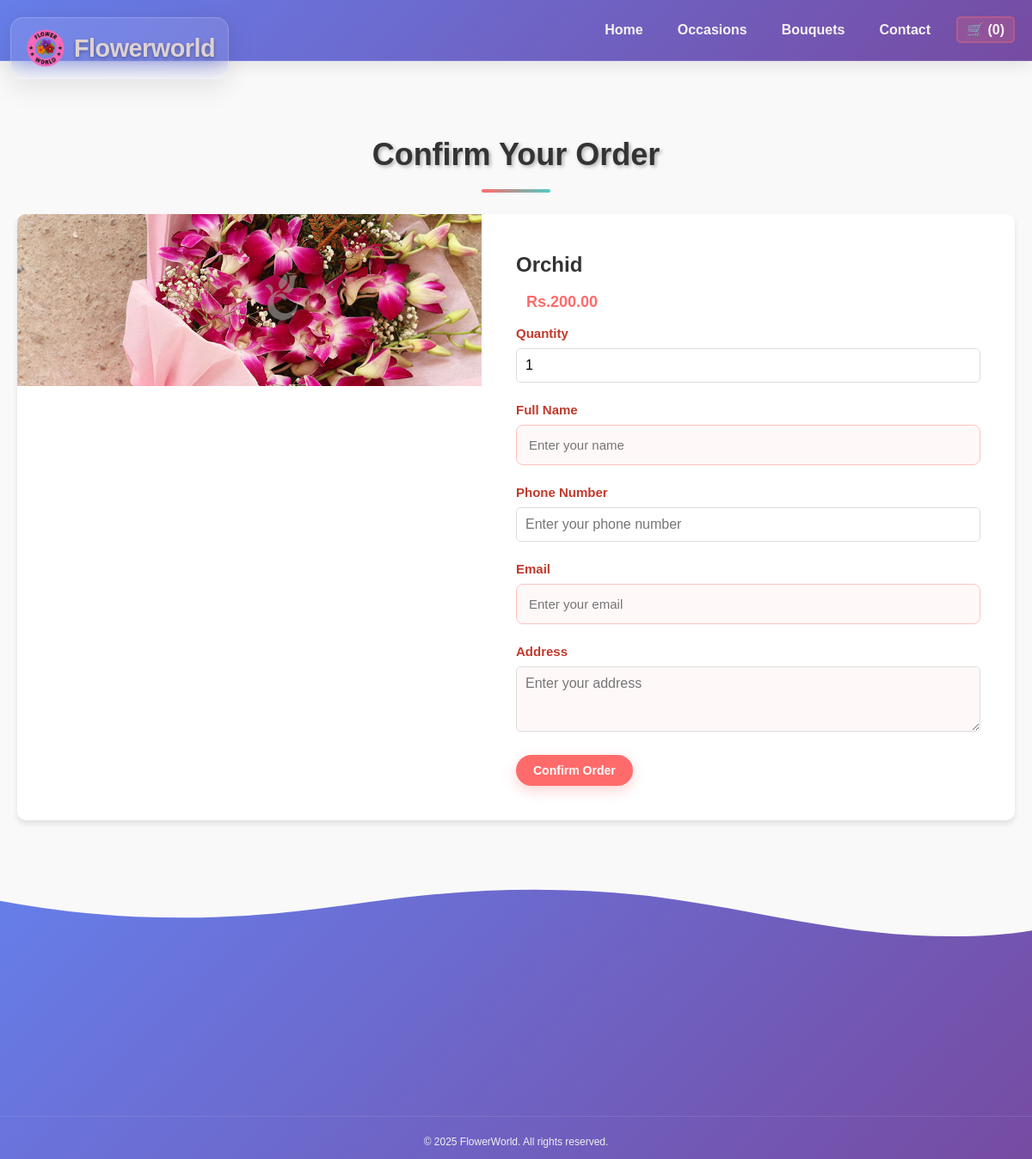
The page /order.php?flower_id=2 on the database its author committed.
### tables this page shows
CREATE TABLE `tbl_flower` (
  `id` int(10) UNSIGNED NOT NULL,
  `title` varchar(100) NOT NULL,
  `description` text NOT NULL,
  `price` decimal(10,2) NOT NULL,
  `image_name` varchar(255) NOT NULL,
  `category_id` int(10) UNSIGNED NOT NULL,
  `featured` varchar(10) NOT NULL,
  `active` varchar(10) NOT NULL
);

### order.php (the view, shortened to what this page needs)
<?php
include('partials-front/menu.php');
if(isset($_GET['flower_id'])) {
    $flower_id = $_GET['flower_id'];
    $sql = "SELECT * FROM tbl_flower WHERE id=$flower_id";
    $res = mysqli_query($conn, $sql);
    $count = mysqli_num_rows($res);
    if($count==1) {
        $row = mysqli_fetch_assoc($res);
        $title = $row['title'];
        $price = $row['price'];
        $image_name = $row['image_name'];
    } else {
        header('location:'.SITEURL);
        exit();
    }
} else {
    header('location:'.SITEURL);
    exit();
}
?>
<!DOCTYPE html>
<html lang="en">
<head>
    <link rel="stylesheet" href="css/styles.css">
    <link rel="stylesheet" href="https://cdnjs.cloudflare.com/ajax/libs/font-awesome/6.0.0-beta3/css/all.min.css">
    <link rel="stylesheet" href="https://cdnjs.cloudflare.com/ajax/libs/aos/2.3.4/aos.css">
</head>
<body>
<header class="main-header">
    <div class="container header-container">
        <div class="logo-container">
            <h1 class="logo">
                 <img src="images/home/logo1.png" alt="Flowerworld Logo" style="height: 50px; vertical-align: middle;"> Flowerworld
            </h1>
        </div>
        <nav>
            <ul>
                <li><a href="index.php">Home</a></li>
                <li><a href="categories.php">Occasions</a></li>
                <li><a href="flower.php">Bouquets</a></li>
                <li><a href="contact.php">Contact</a></li>
                <li><a href="cart.php">🛒 (<?php echo isset($_SESSION['cart']) ? count($_SESSION['cart']) : 0; ?>)</a></li>
            </ul>
        </nav>
    </div>
</header>
   <section class="order-section">
    <div class="container">
        <h2 class="section-title">Confirm Your Order</h2>
        <div class="order-container">
            <div class="flower-image" data-aos="fade-right">
                <?php
                if($image_name == "") {
                    echo "<div class='error'>Image not Available.</div>";
                } else {
                    ?>
                    <img src="<?php echo SITEURL; ?>images/flower/<?php echo $image_name; ?>" alt="<?php echo $title; ?>">
                    <?php
                }
                ?>
            </div>
            <div class="order-details" data-aos="fade-left">
                <h3><?php echo $title; ?></h3>
                <p class="flower-price">Rs.<?php echo $price; ?></p>
                <form action="" method="POST" class="order-form">
                    <div class="form-group">
                        <label for="qty">Quantity</label>
                        <input type="number" id="qty" name="qty" value="1" min="1" required>
                    </div>
                    <div class="form-group">
                        <label for="full-name">Full Name</label>
                        <input type="text" id="full-name" name="full-name" placeholder="Enter your name" required>
                    </div>
                    <div class="form-group">
                        <label for="contact">Phone Number</label>
                        <input type="tel" id="contact" name="contact" placeholder="Enter your phone number" required>
                    </div>
                    <div class="form-group">
                        <label for="email">Email</label>
                        <input type="email" id="email" name="email" placeholder="Enter your email" required>
                    </div>
                    <div class="form-group">
                        <label for="address">Address</label>
                        <textarea id="address" name="address" rows="3" placeholder="Enter your address" required></textarea>
                    </div>
                    <button type="submit" name="submit" class="btn btn-primary">Confirm Order</button>
                </form>
            </div>
        </div>
    </div>
</section>
    <?php include('partials-front/footer.php'); ?>
</body>
</html>

### partials-front/css/styles.css (style rules this page uses)
body { font-family: 'Poppins', sans-serif; line-height: 1.6; margin: 0; padding: 0; background: linear-gradient(135deg, #ffeaea 0%, #ffffff 100%); }
.container { max-width: 1200px; margin: 0 auto; padding: 0 20px; }
.main-header { background: linear-gradient(135deg, #667eea 0%, #764ba2 100%); box-shadow: 0 4px 20px rgba(0, 0, 0, 0.1); position: sticky; top: 0; z-index: 1000; backdrop-filter: blur(10px); border-bottom: 1px solid rgba(255, 255, 255, 0.1); }
.header-container { display: flex; justify-content: flex-end; align-items: center; padding: 1rem 20px; min-height: 70px }
.logo-container { position: fixed; top: 20px; left: 20px; z-index: 1001; background: rgba(255, 255, 255, 0.1); backdrop-filter: blur(15px); border-radius: 15px; padding: 10px 15px; border: 1px solid rgba(255, 255, 255, 0.2); box-shadow: 0 8px 32px rgba(0, 0, 0, 0.1); margin-left: -8px; }
.logo { font-size: 1.8rem; font-weight: 700; color: rgb(221, 210, 210); margin: 0; display: flex; align-items: center; gap: 0.5rem; text-shadow: 0 2px 4px rgba(0, 0, 0, 0.3); letter-spacing: -0.5px; }
nav ul { list-style-type: none; padding: 0; margin: 0; display: flex; }
nav ul li { margin-right: 20px; }
nav ul li:last-child { margin-right: 0; }
nav ul li a { color: rgb(246, 242, 242); text-decoration: none; font-weight: 600; transition: color 0.3s ease; font-size: 16px; padding: 5px 10px; border-radius: 5px; }
nav a[href="cart.php"] { background: rgba(255, 107, 107, 0.2); border: 2px solid rgba(255, 107, 107, 0.3); font-weight: 600; position: relative; }
.section-title { text-align: center; font-size: 3.5rem; font-weight: 700; color: #fff; margin-bottom: 3rem; text-shadow: 2px 2px 4px rgba(0, 0, 0, 0.3); position: relative; }
.section-title::after { content: ''; position: absolute; bottom: -15px; left: 50%; transform: translateX(-50%); width: 80px; height: 4px; background: linear-gradient(90deg, #ff6b6b, #4ecdc4); border-radius: 2px; }
.flower-price { padding: 0 12px; font-size: 16px; color: #ff6b6b; font-weight: 600; }
.btn { display: inline-block; padding: 8px 16px; background-color: #ff6b6b; color: white; text-decoration: none; border-radius: 5px; transition: background-color 0.3s ease; font-weight: 600; font-size: 14px; text-align: center; }
.section-title { text-align: center; font-size: 36px; margin-bottom: 40px; color: #333; }
.flower-price { font-size: 18px; color: #ff6b6b; font-weight: 600; margin-bottom: 10px; }
.btn { display: inline-block; padding: 10px 20px; background-color: #ff6b6b; color: white; text-decoration: none; border-radius: 5px; transition: background-color 0.3s ease; font-weight: 600; font-size: 14px; text-align: center; }
.order-section { padding: 80px 0; background-color: #f9f9f9; }
.order-container { display: flex; background-color: #fff; border-radius: 10px; overflow: hidden; box-shadow: 0 4px 6px rgba(0, 0, 0, 0.1); }
.flower-image { flex: 1; max-width: 50%; }
.flower-image img { width: 100%; height: 100%; object-fit: cover; }
.order-details { flex: 1; padding: 40px; }
.order-details h3 { font-size: 24px; margin-bottom: 10px; }
.flower-price { font-size: 20px; color: #ff6b6b; font-weight: 600; margin-bottom: 20px; }
.order-form .form-group { margin-bottom: 20px; }
.order-form label { display: block; margin-bottom: 5px; font-weight: 600; }
.order-form input, .order-form textarea { width: 100%; padding: 10px; border: 1px solid #ddd; border-radius: 5px; font-size: 16px; }
.order-form textarea { resize: vertical; }
.btn-primary { background-color: #ff6b6b; color: white; border: none; padding: 12px 20px; font-size: 16px; border-radius: 5px; cursor: pointer; transition: background-color 0.3s ease; }
.flower-image { animation: slideInLeft 0.8s ease-out; }
.order-details { animation: slideInRight 0.8s ease-out; }
.btn-primary { display: inline-block; padding: 10px 20px; background-color: #ff6b6b; color: white; text-decoration: none; border-radius: 5px; transition: background-color 0.3s ease; font-weight: 600; font-size: 14px; }
.section-title { font-size: 36px; color: #333; text-align: center; margin-bottom: 40px; }
.flower-price { font-size: 18px; color: #ff6b6b; font-weight: bold; margin-bottom: 10px; }
.btn { display: inline-block; padding: 10px 20px; background-color: #ff6b6b; color: white; text-decoration: none; border-radius: 5px; transition: background-color 0.3s ease; font-weight: 600; }

### rows shown on the page
tbl_flower: image_name (picture), title "Orchid", price "200.00"
